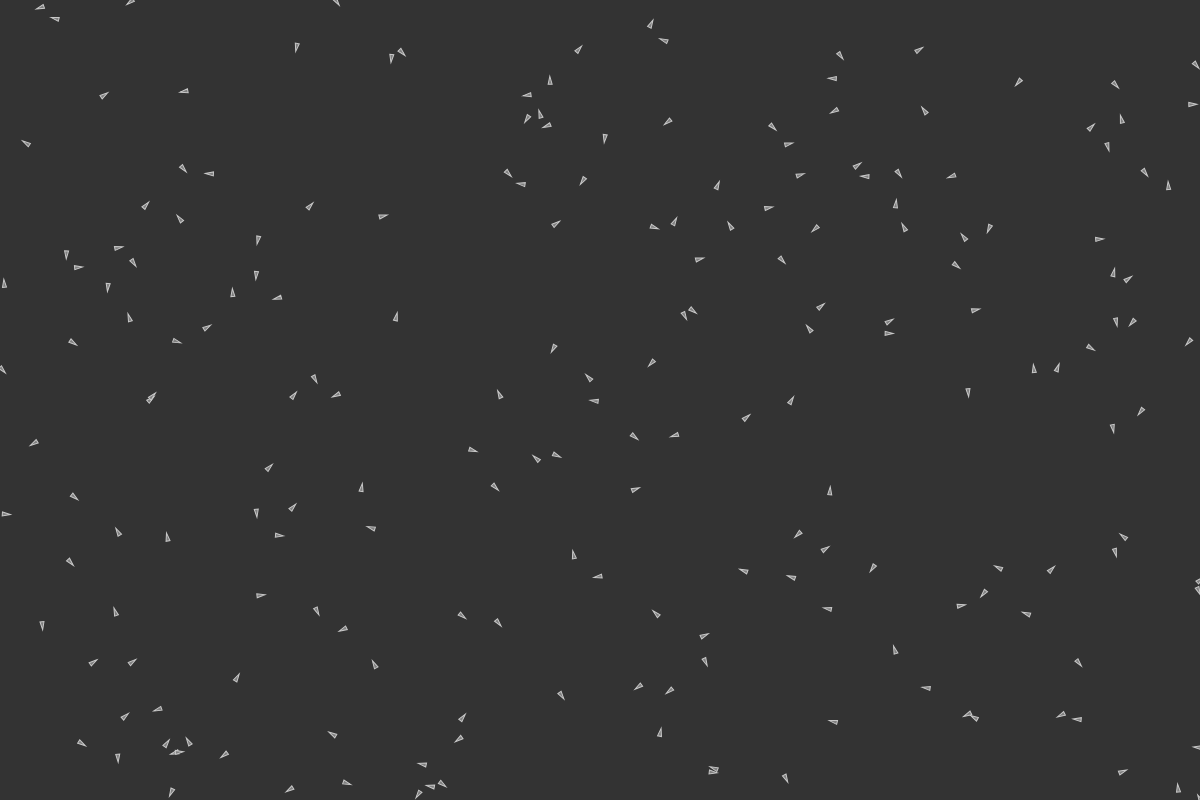
Frame 1 (no input)
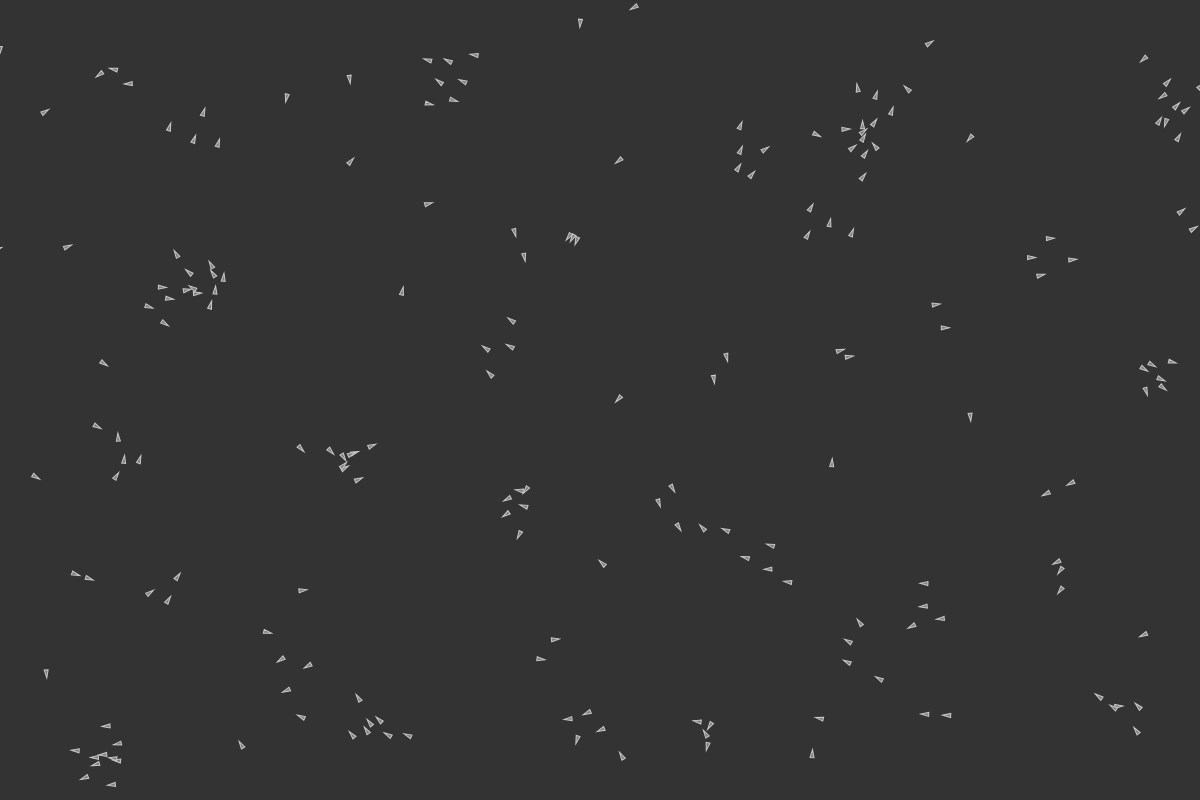
Frame 60 (no input)
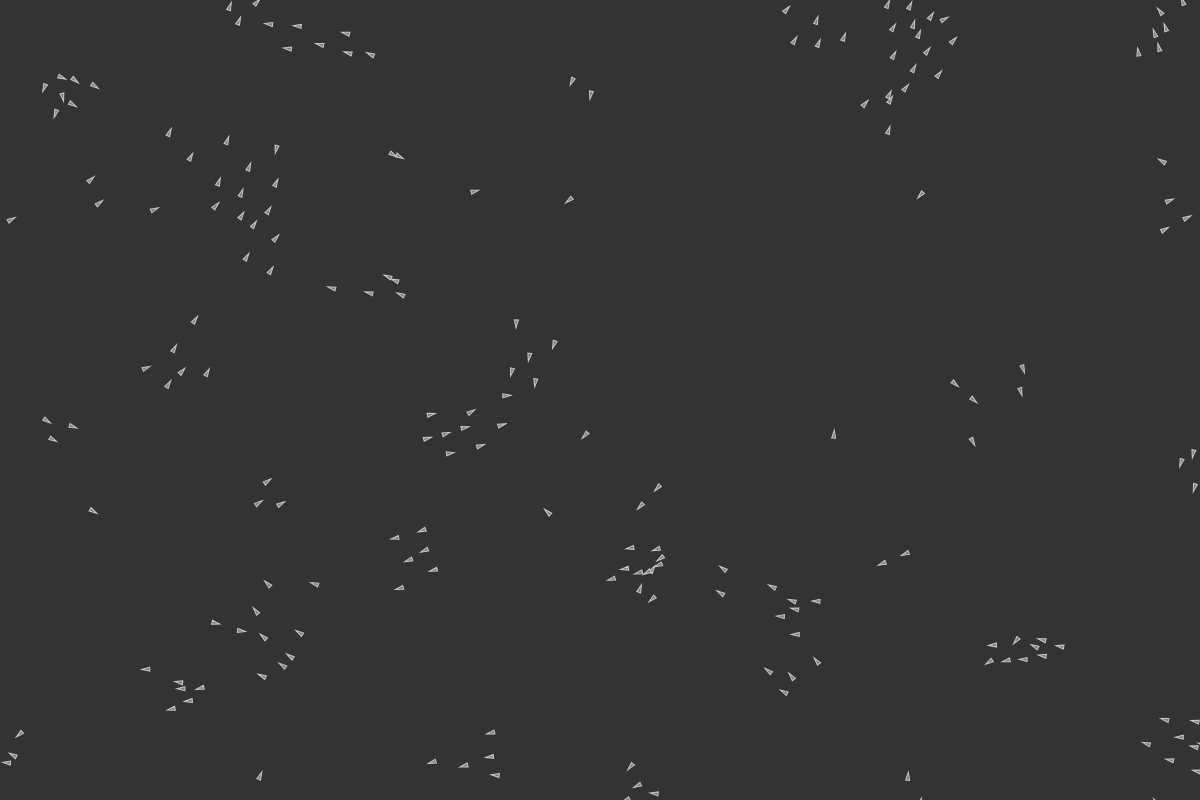
Frame 120 (the mouse pressed at the canvas centre since frame 60)

The p5.js sketch that drew these frames (run headless with seeded random() and noise() and a simulated clock; from frame 60 on, the mouse is pressed at the canvas centre):

// p5.js sketch
// ── sketch.js
let flock;

function setup() {
  createCanvas(1200, 800);
  flock = new Flock();
  // Add an initial set of boids into the system
  for (let i = 0; i < 200; i++) {
    let b = new Boid(random(width), random(height));
    flock.addBoid(b);
  }
}

function draw() {
  background(51);
  flock.run();
}

// Flock class
function Flock() {
  this.boids = []; // Initialize the array
}

Flock.prototype.run = function() {
  for (let i = 0; i < this.boids.length; i++) {
    this.boids[i].run(this.boids);  // Passing the entire list of boids to each boid individually
  }
}

Flock.prototype.addBoid = function(b) {
  this.boids.push(b);
}

// Boid class
function Boid(x, y) {
  this.acceleration = createVector(0, 0);
  this.velocity = createVector(random(-1, 1), random(-1, 1));
  this.position = createVector(x, y);
  this.r = 2.0;
  this.maxspeed = 3;    // Maximum speed
  this.maxforce = 0.05; // Maximum steering force
}

Boid.prototype.run = function(boids) {
  this.flock(boids);
  this.update();
  this.borders();
  this.stayWithinBounds();
  this.render();
}

Boid.prototype.applyForce = function(force) {
  this.acceleration.add(force);
}

// We accumulate a new acceleration each time based on three rules
Boid.prototype.flock = function(boids) {
  let sep = this.separate(boids);   // Separation
  let ali = this.align(boids);      // Alignment
  let coh = this.cohesion(boids);   // Cohesion
  // Arbitrarily weight these forces
  sep.mult(1.5);
  ali.mult(1.0);
  coh.mult(1.0);
  // Add the force vectors to acceleration
  this.applyForce(sep);
  this.applyForce(ali);
  this.applyForce(coh);
}

// Method to update location
Boid.prototype.update = function() {
  this.velocity.add(this.acceleration);
  this.velocity.limit(this.maxspeed);
  this.position.add(this.velocity);
  this.acceleration.mult(0);
}

// A method that calculates and applies a steering force towards a target
// STEER = DESIRED MINUS VELOCITY
Boid.prototype.seek = function(target) {
  let desired = p5.Vector.sub(target, this.position);
  desired.normalize();
  desired.mult(this.maxspeed);
  let steer = p5.Vector.sub(desired, this.velocity);
  steer.limit(this.maxforce);
  return steer;
}

Boid.prototype.render = function() {
  let theta = this.velocity.heading() + radians(90);
  fill(127);
  stroke(200);
  push();
  translate(this.position.x, this.position.y);
  rotate(theta);
  beginShape();
  vertex(0, -this.r * 2);
  vertex(-this.r, this.r * 2);
  vertex(this.r, this.r * 2);
  endShape(CLOSE);
  pop();
}

// Wraparound
Boid.prototype.borders = function() {
  if (this.position.x < -this.r) this.position.x = width + this.r;
  if (this.position.y < -this.r) this.position.y = height + this.r;
  if (this.position.x > width + this.r) this.position.x = -this.r;
  if (this.position.y > height + this.r) this.position.y = -this.r;
}

// Keep boids within boundaries
Boid.prototype.stayWithinBounds = function() {
  let d = 25;
  let steer = createVector(0, 0);

  if (this.position.x < d) {
    let desired = createVector(this.maxspeed, this.velocity.y);
    steer = p5.Vector.sub(desired, this.velocity);
  } else if (this.position.x > width - d) {
    let desired = createVector(-this.maxspeed, this.velocity.y);
    steer = p5.Vector.sub(desired, this.velocity);
  }

  if (this.position.y < d) {
    let desired = createVector(this.velocity.x, this.maxspeed);
    steer = p5.Vector.sub(desired, this.velocity);
  } else if (this.position.y > height - d) {
    let desired = createVector(this.velocity.x, -this.maxspeed);
    steer = p5.Vector.sub(desired, this.velocity);
  }

  steer.limit(this.maxforce);
  this.applyForce(steer);
}

// Separation
// Method checks for nearby boids and steers away
Boid.prototype.separate = function(boids) {
  let desiredseparation = 25.0;
  let steer = createVector(0, 0);
  let count = 0;
  for (let i = 0; i < boids.length; i++) {
    let d = p5.Vector.dist(this.position, boids[i].position);
    if ((d > 0) && (d < desiredseparation)) {
      let diff = p5.Vector.sub(this.position, boids[i].position);
      diff.normalize();
      diff.div(d);
      steer.add(diff);
      count++;
    }
  }
  if (count > 0) {
    steer.div(count);
  }

  if (steer.mag() > 0) {
    steer.normalize();
    steer.mult(this.maxspeed);
    steer.sub(this.velocity);
    steer.limit(this.maxforce);
  }
  return steer;
}

// Alignment
// For every nearby boid in the system, calculate the average velocity
Boid.prototype.align = function(boids) {
  let neighbordist = 50;
  let sum = createVector(0, 0);
  let count = 0;
  for (let i = 0; i < boids.length; i++) {
    let d = p5.Vector.dist(this.position, boids[i].position);
    if ((d > 0) && (d < neighbordist)) {
      sum.add(boids[i].velocity);
      count++;
    }
  }
  if (count > 0) {
    sum.div(count);
    sum.normalize();
    sum.mult(this.maxspeed);
    let steer = p5.Vector.sub(sum, this.velocity);
    steer.limit(this.maxforce);
    return steer;
  } else {
    return createVector(0, 0);
  }
}

// Cohesion
// For the average location (i.e. center) of all nearby boids, calculate steering vector towards that location
Boid.prototype.cohesion = function(boids) {
  let neighbordist = 50;
  let sum = createVector(0, 0);
  let count = 0;
  for (let i = 0; i < boids.length; i++) {
    let d = p5.Vector.dist(this.position, boids[i].position);
    if ((d > 0) && (d < neighbordist)) {
      sum.add(boids[i].position);
      count++;
    }
  }
  if (count > 0) {
    sum.div(count);
    return this.seek(sum);
  } else {
    return createVector(0, 0);
  }
}
